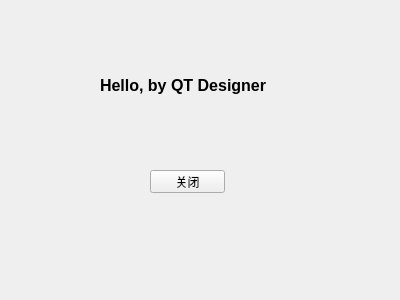
<?xml version="1.0" encoding="UTF-8"?>
<ui version="4.0">
 <class>Form</class>
 <widget class="QWidget" name="Form">
  <property name="geometry">
   <rect>
    <x>0</x>
    <y>0</y>
    <width>400</width>
    <height>300</height>
   </rect>
  </property>
  <property name="windowTitle">
   <string>FirstUI</string>
  </property>
  <widget class="QLabel" name="label">
   <property name="geometry">
    <rect>
     <x>100</x>
     <y>70</y>
     <width>181</width>
     <height>31</height>
    </rect>
   </property>
   <property name="font">
    <font>
     <pointsize>12</pointsize>
     <weight>75</weight>
     <bold>true</bold>
    </font>
   </property>
   <property name="text">
    <string>Hello, by QT Designer</string>
   </property>
  </widget>
  <widget class="QPushButton" name="pushButton">
   <property name="geometry">
    <rect>
     <x>150</x>
     <y>170</y>
     <width>75</width>
     <height>23</height>
    </rect>
   </property>
   <property name="text">
    <string>关闭</string>
   </property>
  </widget>
 </widget>
 <resources/>
 <connections/>
</ui>
